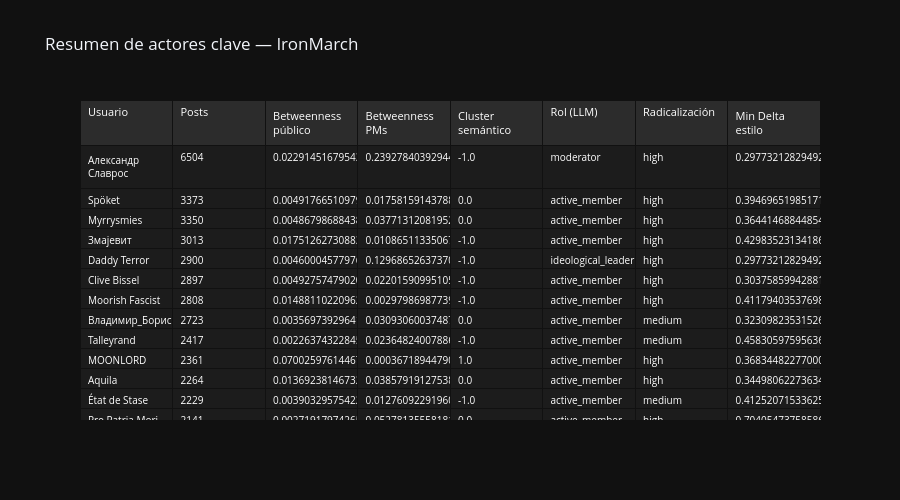

The cell this chart's notebook holds for it:
### Markdown cell above
## 8. Tabla resumen de actores clave

Esta es la tabla de síntesis final. Integra todas las señales disponibles para cada
actor clave en un formato que puede entenderse sin conocimientos técnicos.

### Code cell
# Tabla resumen ejecutiva
if len(actors_table) > 0:
    summary_table = actors_table.nlargest(15, 'post_count').copy()

    # Columnas disponibles para mostrar
    show_cols = ['username', 'post_count']
    col_labels = {'username': 'Usuario', 'post_count': 'Posts'}

    optional_cols = [
        ('betweenness_public', 'Betweenness público'),
        ('betweenness_pm',     'Betweenness PMs'),
        ('hdbscan_cluster',    'Cluster semántico'),
        ('role',               'Rol (LLM)'),
        ('radicalization_level', 'Radicalización'),
        ('min_delta',          'Min Delta estilo'),
    ]
    for col, label in optional_cols:
        if col in summary_table.columns:
            show_cols.append(col)
            col_labels[col] = label

    display_df = summary_table[show_cols].rename(columns=col_labels)

    # Mostrar como tabla Plotly para mejor presentación
    fig = go.Figure(go.Table(
        header=dict(
            values=list(display_df.columns),
            fill_color='#2C2C2C',
            font=dict(color='white', size=11),
            align='left',
        ),
        cells=dict(
            values=[display_df[col].fillna('—').astype(str) for col in display_df.columns],
            fill_color='#1C1C1C',
            font=dict(color='white', size=10),
            align='left',
        )
    ))
    fig.update_layout(
        title='Resumen de actores clave — IronMarch',
        template='plotly_dark', height=500,
    )
    fig.show()
else:
    print('Sin datos suficientes para tabla resumen.')

### Figure 1 — Plotly figure (JSON) as saved in the notebook; plotly's stock layout.template omitted (floating-point values rounded to 4 significant figures)
{"data": [{"cells": {"align": "left", "fill": {"color": "#1C1C1C"}, "font": {"color": "white", "size": 10}, "values": [["Александр Славрос", "Spöket", "Myrrysmies", "Змајевит", "Daddy Terror", "Clive Bissel", "Moorish Fascist", "Владимир_Борисов", "Talleyrand", "MOONLORD", "Aquila", "État de Stase", "Pro Patria Mori", "Mierce", "Odin"], ["6504", "3373", "3350", "3013", "2900", "2897", "2808", "2723", "2417", "2361", "2264", "2229", "2141", "1592", "1357"], ["0.022914516795439446", "0.004917665109795085", "0.0048679868843857456", "0.01751262730883683", "0.004600045779764423", "0.004927574790205229", "0.014881102209622703", "0.0035697392964101726", "0.002263743228457877", "0.07002597614467233", "0.013692381467327016", "0.0039032957542298008", "0.0027191797426552025", "0.0030397192509740564", "0.018159256926558193"], ["0.23927840392944608", "0.01758159143788585", "0.037713120819525985", "0.01086511335067907", "0.12968652637370293", "0.022015909951054083", "0.0029798698773928836", "0.030930600374870425", "0.023648240078861453", "0.0003671894479029037", "0.03857919127538854", "0.012760922919605601", "0.05278135558181138", "0.02441512037466404", "0.07401864036629167"], ["-1.0", "0.0", "0.0", "-1.0", "-1.0", "-1.0", "-1.0", "0.0", "-1.0", "1.0", "0.0", "-1.0", "0.0", "-1.0", "-1.0"], ["moderator", "active_member", "active_member", "active_member", "ideological_leader", "active_member", "active_member", "active_member", "active_member", "active_member", "active_member", "active_member", "active_member", "active_member", "active_member"], ["high", "high", "high", "high", "high", "high", "high", "medium", "medium", "high", "high", "medium", "high", "extreme", "high"], ["0.2977321282949272", "0.39469651985171744", "0.36441468844854197", "0.4298352313418679", "0.2977321282949272", "0.3037585994288106", "0.41179403537698855", "0.3230982353152632", "0.4583059759563698", "0.36834482277000374", "0.3449806227363432", "0.4125207153362593", "0.7040547375858685", "0.35271856346184294", "0.5056823273866028"]]}, "header": {"align": "left", "fill": {"color": "#2C2C2C"}, "font": {"color": "white", "size": 11}, "values": ["Usuario", "Posts", "Betweenness público", "Betweenness PMs", "Cluster semántico", "Rol (LLM)", "Radicalización", "Min Delta estilo"]}, "type": "table"}], "layout": {"height": 500, "title": {"text": "Resumen de actores clave — IronMarch"}}}
